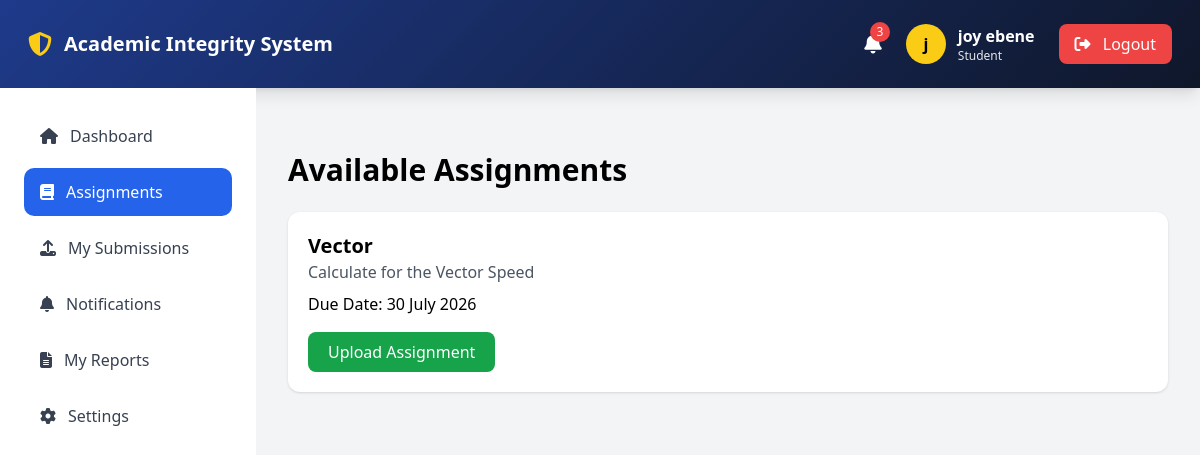
The app's page /students/assignments (signed in) with its own data.
### app/models.py (models this page shows, shortened)
class User(UserMixin, db.Model):
    __tablename__ = 'users'
    id = db.Column(db.Integer, primary_key=True)
    username = db.Column(db.String(50), unique=True, nullable=False)
    email = db.Column(db.String(100), unique=True, nullable=False)
    password_hash = db.Column(db.String(255), nullable=False)
    first_name = db.Column(db.String(50), nullable=False)
    last_name = db.Column(db.String(50), nullable=False)
    role = db.Column(db.String(20), default='student')
    department = db.Column(db.String(100))
    faculty = db.Column(db.String(100))
    created_at = db.Column(db.DateTime, default=datetime.utcnow)
    updated_at = db.Column(db.DateTime, default=datetime.utcnow, onupdate=datetime.utcnow)
    last_login = db.Column(db.DateTime)
    is_active = db.Column(db.Boolean, default=True)
    student_profile = db.relationship('Student', backref='user', uselist=False, cascade='all, delete-orphan')
    lecturer_profile = db.relationship('Lecturer', backref='user', uselist=False, cascade='all, delete-orphan')
    @property
    def full_name(self):
        return f"{self.first_name} {self.last_name}"

class Assignment(db.Model):
    __tablename__ = 'assignments'
    id = db.Column(db.Integer, primary_key=True)
    title = db.Column(db.String(200), nullable=False)
    description = db.Column(db.Text)
    due_date = db.Column(db.DateTime)
    is_active = db.Column(db.Boolean, default=True)
    course_id = db.Column(
        db.Integer,
        db.ForeignKey('courses.id'),
        nullable=False
    )
    created_at = db.Column(
        db.DateTime,
        default=datetime.utcnow
    )
    submissions = db.relationship(
        'Submission',
        backref='assignment',
        lazy=True,
        cascade='all, delete-orphan'
    )

### app/students/routes.py (the view)
@students_bp.route("/assignments")
@login_required
def assignments():
    if current_user.role != "student":
        flash("Access denied", "danger")
        return redirect(url_for("auth.login"))
    assignments = Assignment.query.filter_by(is_active=True).all()
    return render_template(
        "students/assignments.html",
        assignments=assignments
    )

### app/__init__.py (called while the page is built)
@login_manager.user_loader
def load_user(user_id):
    from app.models import User
    return User.query.get(int(user_id))

### app/templates/students/assignments.html
{% extends "base.html" %}
{% block content %}
<div class="container mx-auto py-8">
<h2 class="text-3xl font-bold mb-6">
Available Assignments
</h2>
{% for assignment in assignments %}
<div class="bg-white shadow rounded-xl p-5 mb-5">
    <h3 class="text-xl font-bold">
        {{ assignment.title }}
    </h3>
    <p class="text-gray-600">
        {{ assignment.description }}
    </p>
    <p class="mt-2">
        Due Date:
        {{ assignment.due_date.strftime("%d %B %Y") }}
    </p>
    <a href="{{ url_for('students.submit_assignment',
                        assignment_id=assignment.id) }}"
       class="inline-block mt-4 px-5 py-2 bg-green-600 text-white rounded-lg">
        Upload Assignment
    </a>
</div>
{% endfor %}
</div>
{% endblock %}

### app/templates/includes/navbar.html (shortened to what this page needs)
<nav class="gradient-bg shadow-lg p-2 md:p-3">
    <div class="px-4 h-16 flex justify-between items-center">
        <div class="flex items-center gap-3">
            <i class="fas fa-shield-alt text-yellow-400 text-2xl"></i>
            <span class="text-white text-xl font-bold">
                Academic Integrity System
            </span>
        </div>
        {% if current_user.is_authenticated %}
        <div class="flex items-center gap-6">
            <a href="{{ url_for('notifications.index') }}"
               class="relative text-white hover:text-yellow-400">
                <i class="fas fa-bell text-xl"></i>
                {% if current_user.notifications %}
                <span class="absolute -top-2 -right-2
                bg-red-500 text-white text-xs
                rounded-full h-5 w-5
                flex items-center justify-center">
                    {{ current_user.notifications|length }}
                </span>
                {% endif %}
            </a>
            <div class="flex items-center gap-3">
                <div class="h-10 w-10 rounded-full
                bg-yellow-400 text-black
                flex items-center justify-center
                font-bold">
                    {{ current_user.first_name[0] }}
                </div>
                <div class="text-white">
                    <p class="font-semibold">
                        {{ current_user.full_name }}
                    </p>
                    <p class="text-xs text-gray-200">
                        {{ current_user.role|title }}
                    </p>
                </div>
            </div>
            <a href="{{ url_for('auth.logout') }}"
               class="bg-red-500 hover:bg-red-600
               px-4 py-2 rounded-lg text-white">
                <i class="fas fa-sign-out-alt mr-2"></i>
                Logout
            </a>
        </div>
        {% endif %}
    </div>
</nav>

### app/templates/base.html (style rules this page uses)
.gradient-bg { background: linear-gradient(135deg, #1e3a8a, #0f172a); }

### records on screen
User: first_name "j", full_name "joy ebene", role "Student"
Assignment: title "Vector", description "Calculate for the Vector Speed", due_date "30 July 2026"

### other values on screen
{{ current_user.notifications|length }} "3"
